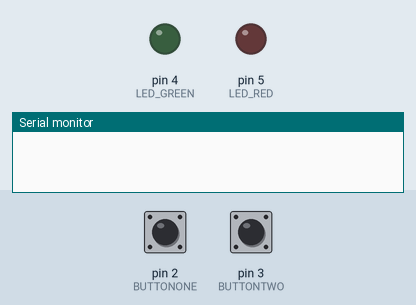
Bench run of a sketch on a simulated Arduino Uno, built with avr-gcc and run on an emulated ATmega328P. Shown: output pins drawn as LEDs (lit = HIGH), the last lines printed to the serial monitor. Inputs (shaded band) come from the test bench; at power-on: pin 2 (BUTTONONE) LOW, pin 3 (BUTTONTWO) LOW.

Above: at 1.2 s.
1.3 s: pin 2 (BUTTONONE) pulled HIGH for 0.15 s
At 1.8 s:
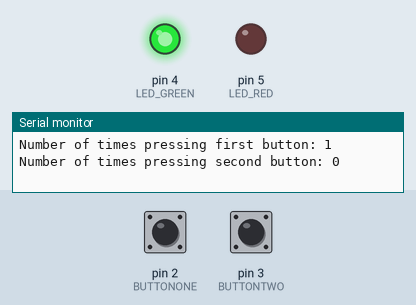
2.9 s: pin 3 (BUTTONTWO) pulled HIGH for 0.15 s
At 4.1 s:
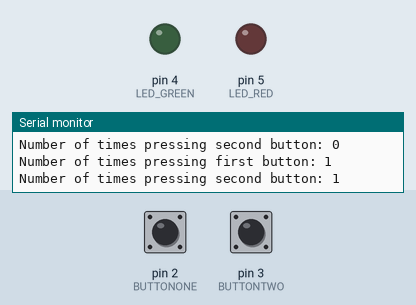
4.5 s: pin 3 (BUTTONTWO) pulled HIGH for 1 s
At 5.4 s:
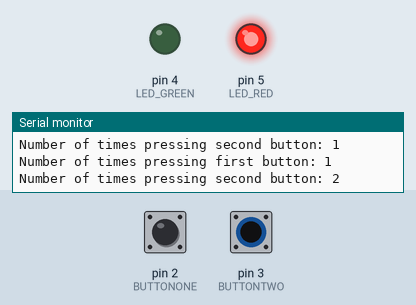
7.0 s: pin 2 (BUTTONONE) pulled HIGH for 1 s
At 7.3 s:
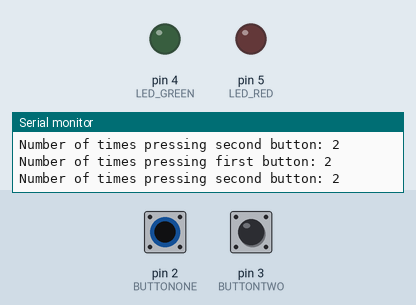
Timing chart, 0 to 10.0 s (numbered marks = the images above; inputs shaded):
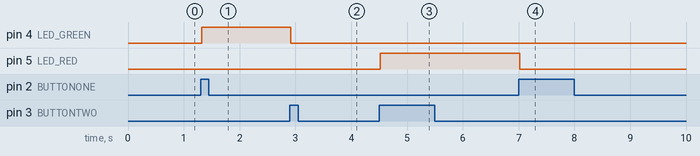

The sketch:

problem1lab2soln.ino
```cpp
#define BUTTONONE 2
#define BUTTONTWO 3
#define LED_GREEN 4
#define LED_RED 5
#define LED_BLUE 6

volatile unsigned long savedTime = 0;
const unsigned long givenDelay = 250;


int buttonOneCounter = 0;
int buttonTwoCounter = 0;
void setup() {
  Serial.begin(9600);
  pinMode(LED_GREEN, OUTPUT);
  pinMode(LED_RED, OUTPUT);
  pinMode(BUTTONONE, INPUT);
  pinMode(BUTTONTWO, INPUT);

  attachInterrupt(digitalPinToInterrupt(BUTTONONE), isr_buttonone, RISING);
  attachInterrupt(digitalPinToInterrupt(BUTTONTWO), isr_buttontwo, RISING);

}

void loop() {
  if (buttonOneCounter > buttonTwoCounter){
    digitalWrite(LED_RED, LOW);
    digitalWrite(LED_BLUE, LOW);
    digitalWrite(LED_GREEN, HIGH);


  } else if (buttonTwoCounter > buttonOneCounter){
    digitalWrite(LED_GREEN, LOW);
    digitalWrite(LED_BLUE, LOW);
    digitalWrite(LED_RED, HIGH);

  }
  else{
    digitalWrite(LED_GREEN,LOW);
    digitalWrite(LED_RED, LOW);
    digitalWrite(LED_BLUE, HIGH);
  }


}

void isr_buttonone(){
  unsigned long time = millis();
  if (time - savedTime > givenDelay){
    buttonOneCounter++;
    Serial.print("Number of times pressing first button: ");
    Serial.println(buttonOneCounter);
    Serial.print("Number of times pressing second button: ");
    Serial.println(buttonTwoCounter);
  }
  savedTime = time;
}

void isr_buttontwo(){
  unsigned long time = millis();
  if (time - savedTime > givenDelay){
    buttonTwoCounter++;
    Serial.print("Number of times pressing first button: ");
    Serial.println(buttonOneCounter);
    Serial.print("Number of times pressing second button: ");
    Serial.println(buttonTwoCounter);
  }
  savedTime = time;

}
```

Measured:
- after the input at 1.3 s, pin 4 (LED_GREEN): LOW → HIGH at once
- after the input at 2.9 s, pin 4 (LED_GREEN): HIGH → LOW at once
- after the input at 4.5 s, pin 5 (LED_RED): LOW → HIGH at once
- after the input at 7.0 s, pin 5 (LED_RED): HIGH → LOW at once
